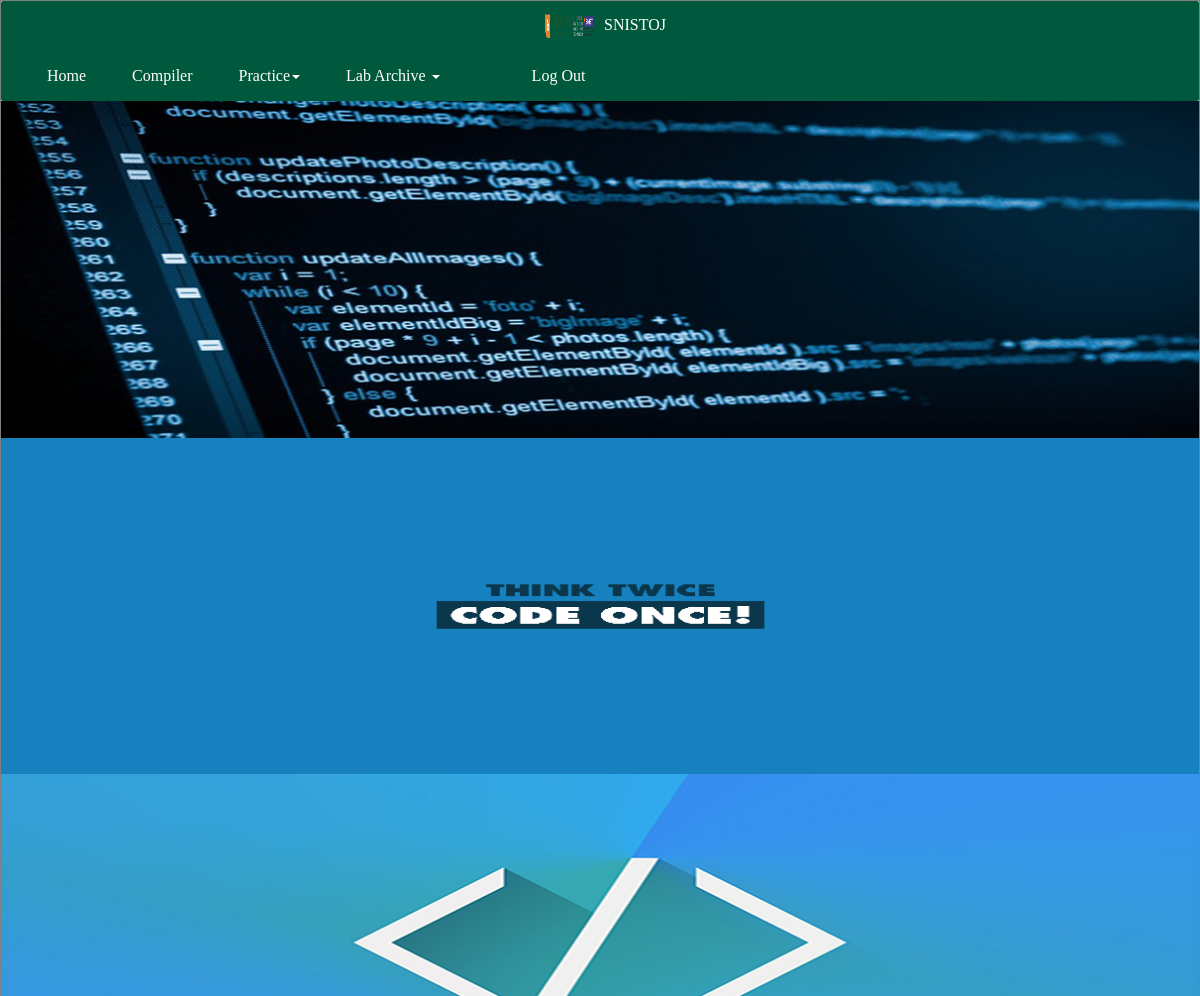
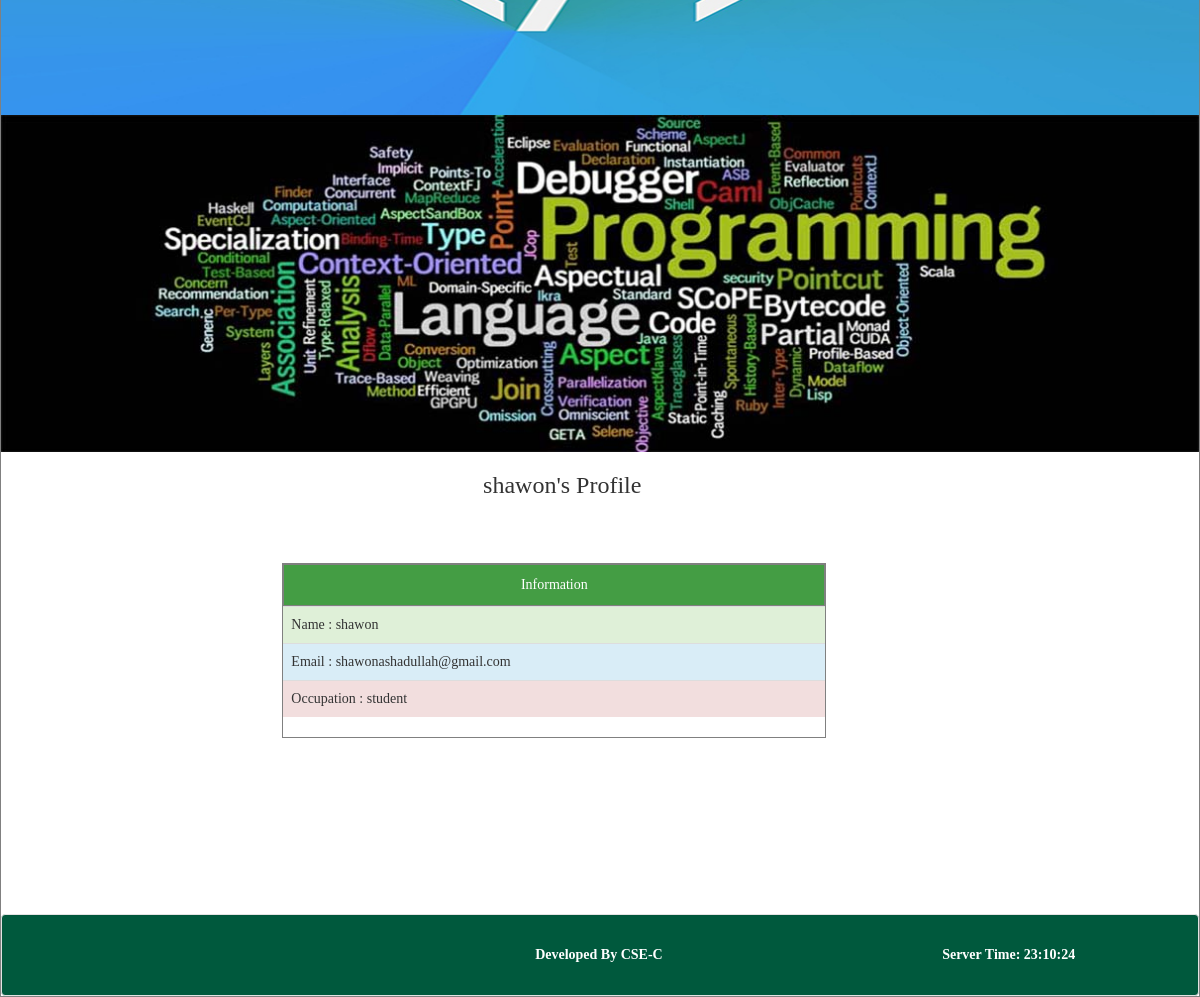
The app's page /profile.php?user=shawon (signed in) with its own data (2 pictures, top to bottom).
### tables this page shows
CREATE TABLE `user` (
  `name` varchar(40) NOT NULL DEFAULT '',
  `pass` varchar(40) DEFAULT NULL,
  `status` varchar(50) DEFAULT 'student',
  `email` varchar(100) NOT NULL DEFAULT ''
);

### profile.php (the view, shortened to what this page needs)
<?php
require_once("config.php");
if(isset($_GET['user']))
{
  $data=$_GET['user'];
}
?>
<!DOCTYPE html>
<html>
<head>
        <link rel="stylesheet" href="css/bootstrap.min.css">
        <link rel="stylesheet" href="css/font-awesome.min.css">
        <link rel="stylesheet" href="css/normalize.css">
        <link rel="stylesheet" href="css/main.css">
        <link rel="stylesheet" href="css/style.css">
</head>
<body>
<div class="main">
<?php
include("header.php");
?>
<div class="row log">
<div class="col-sm-10">
<?php
if(isset($_GET['user']))
{
   $username=$data;
}
?>
<div class=""><h3 style="text-align:center;"><?php  echo"$username's  Profile"; ?></h3></div>
</div>
<div class="col-sm-1">
</div>
<div class="col-sm-1">
</div>
</div>
<?php
$sql="SELECT * FROM user WHERE name='$username'";
$send=mysqli_query($con,$sql);
$row=mysqli_fetch_array($send);
?>
<div class="row cspace">
<div class="col-sm-2">
</div>
<div class="col-sm-6 pbs">
<div class="ym">
 <div class="pc">Information</div>
   <table class="table">
    <tr class="success"><td>Name : <?php echo("$row[name]") ?></td></tr>
    <tr class="info"><td>Email : <?php echo("$row[email]") ?></td></tr>
    <tr class="danger"><td>Occupation : <?php echo("$row[status]") ?></td></tr>
    </table>
  </div>
</div>
<div class="col-sm-4">
</div>
</div>
<br><br><br>
<?php
include("footer.php");
?>
</div>
</body>
</html>

### css/main.css (style rules this page uses)
html { color: #222; font-size: 1em; line-height: 1.4; }

### css/style.css (style rules this page uses)
body { background:url('background.jpg')repeat fixed 0 0 #fff; }
.log { margin-left:100px; margin-top:30px; }
.cspace { margin-top: 50px; margin-left:50px; margin-right:20px; padding:5px; overflow: hidden; }
.pc { border:1px solid gray; padding:10px; border-radius:0px; text-decoration: none; text-align: center; background-color: #449D44; color:white; }
.pbs { margin-left:35px; }
.ym { padding: 0px; border:1px solid gray; border-radius: 0px; margin-bottom:10px; }

### css/vlab.css (style rules this page uses)
.main { max-width:1200px; max-height: auto; font-family: cursive; margin:0 auto; border:1px solid gray; position:relative; background-color:white; }

### records on screen
user: name "shawon", email "shawonashadullah@gmail.com", status "student"

### other values on screen
$username "shawon"
